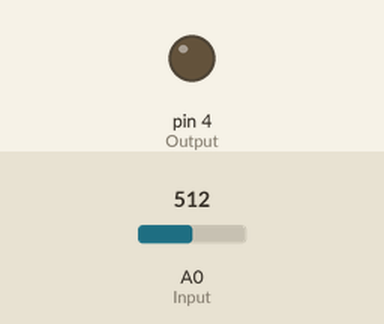
A sketch run on a simulated Arduino Uno, built with avr-gcc and run on an emulated ATmega328P. On the bench: output pins drawn as LEDs (lit = HIGH). The test bench sets the inputs (shaded band); at power-on: A0 (Input) = 512.

Above: at 0.1 s.
At 0.6 s:
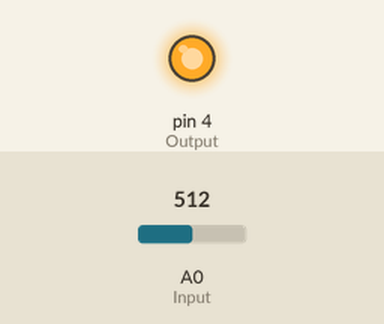
Timing chart, 0 to 2.1 s (numbered marks = the images above):
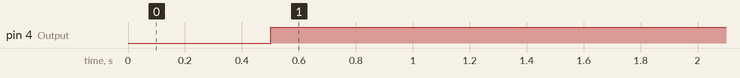

The sketch:

ActuationPIDTest.ino
```cpp
int Input = A0;
int Output = 4;
char inputText;
int inputNumber;
int difference;

// Set setpoint you want to go to. Currently its at 3 inches.
int ePOS = 255;

void setup() {
  Serial.begin(115200);  // initialize serial communication at 115200 bits per second

  pinMode(Input, INPUT);
  pinMode(Output, OUTPUT);

  //retract(); // retracts the stroke on startup
  delay(500); // Delay half a second.
}

void extend() // this function enables the motor to run
{
  analogWrite(Output, 255);
}

void retract() // this function reverses the direction of motor
{
  analogWrite(Output, 0);
}

void run_stop() // this function disables the motor
{

}

void loop() {
  if ((Serial.available() > 0))
  {
    inputText = Serial.read();
    inputNumber = (int)(inputText);
  }

  int Setpoint = (inputNumber);

  if (Setpoint >= ePOS || Setpoint <= 0)
  {
    Setpoint = 1;
  }

  int Input_Current = analogRead(Input);     // reads the current input value between 0 - 1023.

  difference = Setpoint - Input_Current;

  if (difference > Input_Current) // Setpoint is greater length than current length.
  {
    retract(); // retract the stroke
  }

  else if (difference < Input_Current) // Setpoint is less than length of current length.
  {
    extend(); // extend the stroke
  }
  else // Setpoint is eqivalent length than current length.
  {

  }
  // 5ms delay.
  delay(5);
}
```

Measured:
- by itself, pin 4 (Output): LOW → HIGH at 0.50 s
